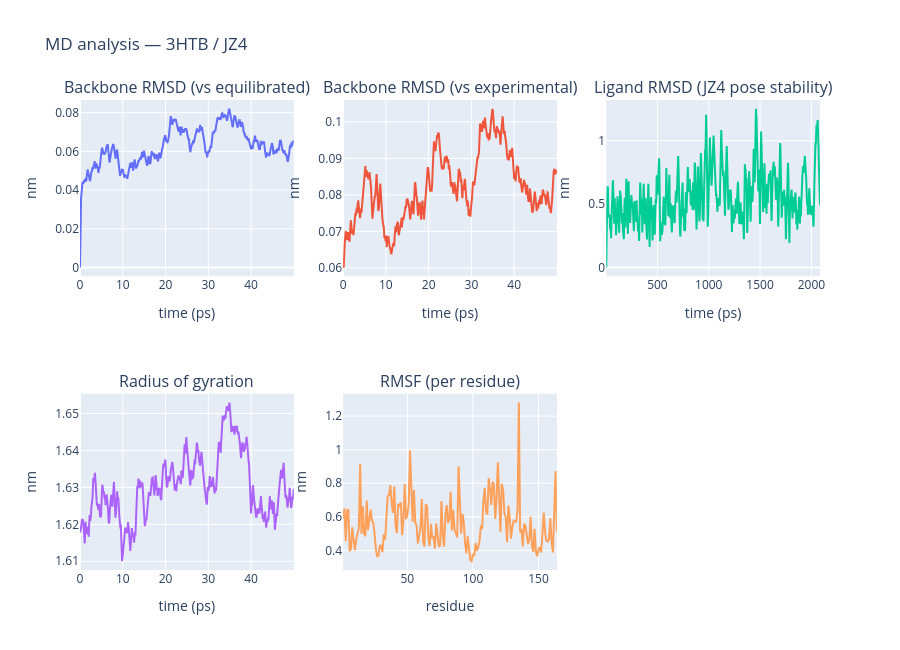

The cell this chart's notebook holds for it:
### Markdown cell above
## 7. Analysis plots

`md_gromacs` writes standard analysis curves as `.xvg`/`.xmgr` files under `4_analysis/`. Here we
read them and plot with Plotly:

* **RMSD** of the protein backbone vs. the equilibrated and experimental structures
* **Radius of gyration** (compactness) over time
* **RMSF** (per-residue flexibility)
* **Ligand RMSD** (JZ4 pose stability, heavy atoms only, no re-fit)

### Code cell
import numpy as np
import plotly.graph_objs as go
from plotly.subplots import make_subplots

def read_xvg(path):
    """Load an .xvg/.xmgr file, skipping GROMACS comment/legend lines."""
    data = np.loadtxt(path, comments=['#', '@'])
    return data[:, 0], data[:, 1]

A = "md/4_analysis"
rmsd_eq_x,  rmsd_eq_y  = read_xvg(f"{A}/step13_rmsd_equilibrated/md_rmsdfirst.xvg")
rmsd_exp_x, rmsd_exp_y = read_xvg(f"{A}/step14_rmsd_experimental/md_rmsdexp.xvg")
rgyr_x,     rgyr_y     = read_xvg(f"{A}/step15_rgyr/md_rgyr.xvg")
rmsf_x,     rmsf_y     = read_xvg(f"{A}/step16_rmsf/md_rmsf.xmgr")
lig_rmsd_x, lig_rmsd_y = read_xvg(f"{A}/step17_rmsd_ligand/md_rmsd_ligand_JZ4.xmgr")

fig = make_subplots(rows=2, cols=3, subplot_titles=(
    "Backbone RMSD (vs equilibrated)", "Backbone RMSD (vs experimental)", "Ligand RMSD (JZ4 pose stability)",
    "Radius of gyration", "RMSF (per residue)", ""))
fig.add_trace(go.Scatter(x=rmsd_eq_x,  y=rmsd_eq_y),  row=1, col=1)
fig.add_trace(go.Scatter(x=rmsd_exp_x, y=rmsd_exp_y), row=1, col=2)
fig.add_trace(go.Scatter(x=lig_rmsd_x, y=lig_rmsd_y), row=1, col=3)
fig.add_trace(go.Scatter(x=rgyr_x,     y=rgyr_y),     row=2, col=1)
fig.add_trace(go.Scatter(x=rmsf_x,     y=rmsf_y),     row=2, col=2)
fig.update_xaxes(title_text="time (ps)", row=1, col=1)
fig.update_xaxes(title_text="time (ps)", row=1, col=2)
fig.update_xaxes(title_text="time (ps)", row=1, col=3)
fig.update_xaxes(title_text="time (ps)", row=2, col=1)
fig.update_xaxes(title_text="residue",   row=2, col=2)
fig.update_yaxes(title_text="nm", row=1, col=1); fig.update_yaxes(title_text="nm", row=1, col=2)
fig.update_yaxes(title_text="nm", row=1, col=3)
fig.update_yaxes(title_text="nm", row=2, col=1); fig.update_yaxes(title_text="nm", row=2, col=2)
fig.update_layout(height=650, showlegend=False, title_text="MD analysis — 3HTB / JZ4")
fig.show()

### Figure 1 — Plotly figure (JSON) as saved in the notebook; plotly's stock layout.template omitted (floating-point values rounded to 4 significant figures; data arrays with more than 128 entries replaced by an {"elided": "..."} marker saying what was removed)
{"data": [{"type": "scatter", "x": {"elided": "2084 float values"}, "xaxis": "x", "y": {"elided": "2084 float values"}, "yaxis": "y"}, {"type": "scatter", "x": {"elided": "2084 float values"}, "xaxis": "x2", "y": {"elided": "2084 float values"}, "yaxis": "y2"}, {"type": "scatter", "x": {"elided": "2084 float values"}, "xaxis": "x3", "y": {"elided": "2084 float values"}, "yaxis": "y3"}, {"type": "scatter", "x": {"elided": "2084 float values"}, "xaxis": "x4", "y": {"elided": "2084 float values"}, "yaxis": "y4"}, {"type": "scatter", "x": {"elided": "164 float values"}, "xaxis": "x5", "y": {"elided": "164 float values"}, "yaxis": "y5"}], "layout": {"annotations": [{"font": {"size": 16}, "showarrow": false, "text": "Backbone RMSD (vs equilibrated)", "x": 0.1444, "xanchor": "center", "xref": "paper", "y": 1, "yanchor": "bottom", "yref": "paper"}, {"font": {"size": 16}, "showarrow": false, "text": "Backbone RMSD (vs experimental)", "x": 0.5, "xanchor": "center", "xref": "paper", "y": 1, "yanchor": "bottom", "yref": "paper"}, {"font": {"size": 16}, "showarrow": false, "text": "Ligand RMSD (JZ4 pose stability)", "x": 0.8556, "xanchor": "center", "xref": "paper", "y": 1, "yanchor": "bottom", "yref": "paper"}, {"font": {"size": 16}, "showarrow": false, "text": "Radius of gyration", "x": 0.1444, "xanchor": "center", "xref": "paper", "y": 0.375, "yanchor": "bottom", "yref": "paper"}, {"font": {"size": 16}, "showarrow": false, "text": "RMSF (per residue)", "x": 0.5, "xanchor": "center", "xref": "paper", "y": 0.375, "yanchor": "bottom", "yref": "paper"}], "height": 650, "showlegend": false, "title": {"text": "MD analysis — 3HTB / JZ4"}, "xaxis": {"anchor": "y", "domain": [0, 0.2889], "title": {"text": "time (ps)"}}, "xaxis2": {"anchor": "y2", "domain": [0.3556, 0.6444], "title": {"text": "time (ps)"}}, "xaxis3": {"anchor": "y3", "domain": [0.7111, 1], "title": {"text": "time (ps)"}}, "xaxis4": {"anchor": "y4", "domain": [0, 0.2889], "title": {"text": "time (ps)"}}, "xaxis5": {"anchor": "y5", "domain": [0.3556, 0.6444], "title": {"text": "residue"}}, "xaxis6": {"anchor": "y6", "domain": [0.7111, 1]}, "yaxis": {"anchor": "x", "domain": [0.625, 1], "title": {"text": "nm"}}, "yaxis2": {"anchor": "x2", "domain": [0.625, 1], "title": {"text": "nm"}}, "yaxis3": {"anchor": "x3", "domain": [0.625, 1], "title": {"text": "nm"}}, "yaxis4": {"anchor": "x4", "domain": [0, 0.375], "title": {"text": "nm"}}, "yaxis5": {"anchor": "x5", "domain": [0, 0.375], "title": {"text": "nm"}}, "yaxis6": {"anchor": "x6", "domain": [0, 0.375]}}}
